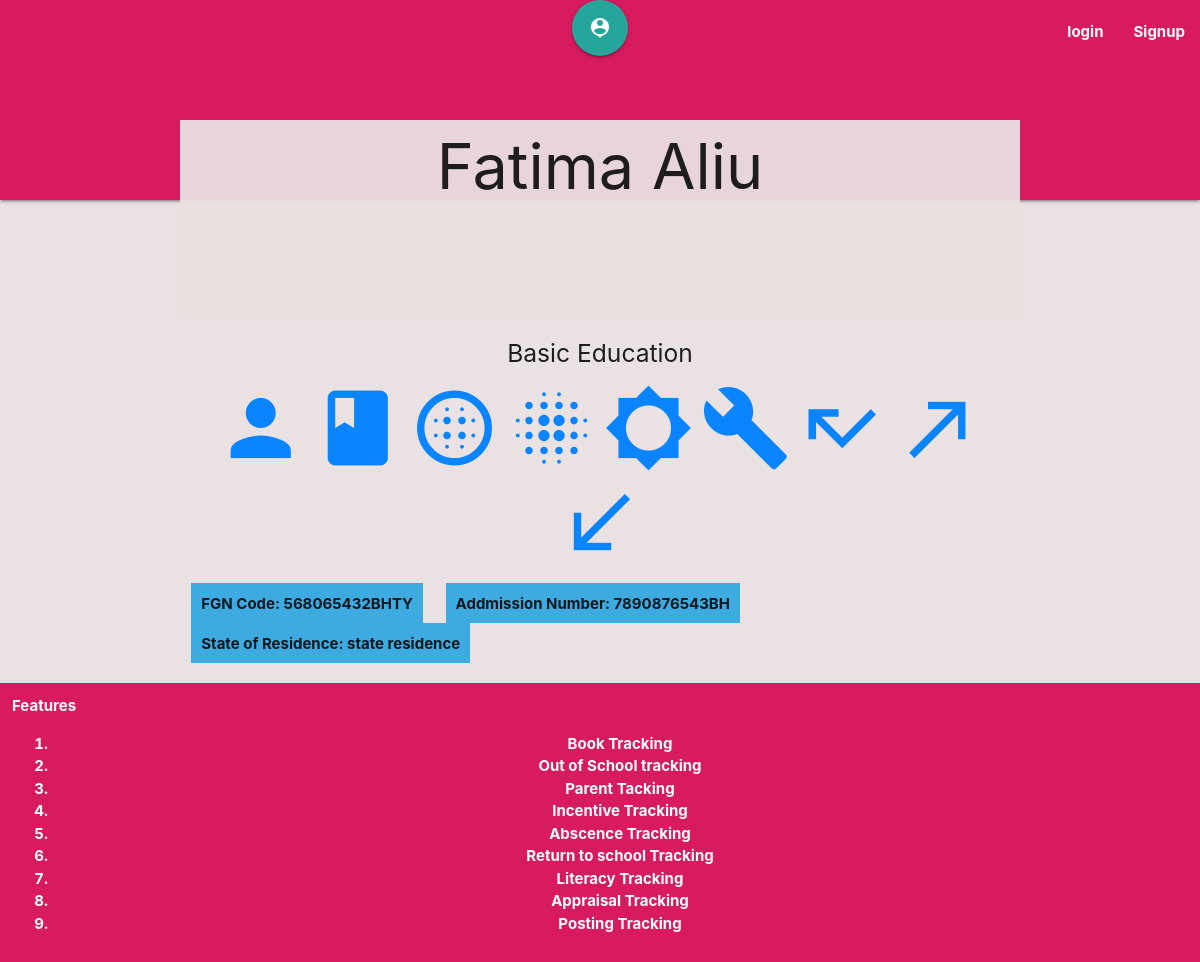
Page /details/4/fatima-aliu on the committed database.
### app/models.py (models this page shows, shortened)
class Student(models.Model):
    GENDER = (
        ('M', 'Male'),
        ('F', 'Female'),
    )
    created_by = models.ForeignKey(User, on_delete=models.CASCADE)
    federal_goverment_code = models.CharField(max_length=300, blank=True, null=True)
    addmission_number_of_student = models.CharField(max_length=300, blank=True, null=True)
    full_name = models.CharField(max_length=300)
    slug = models.SlugField(max_length=300, verbose_name = "slug")
    gender = models.CharField(max_length=1, choices=GENDER, blank=True, null=True)
    current_passport_photograph = models.ImageField(default='default.jpg',
                         blank=True, null=True)
    address = models.CharField(max_length=200, default='address',
                         blank=True, null=True)
    city = models.CharField(max_length=100, default='city',
                         blank=True, null=True)
    local_government_of_origin = models.CharField(max_length=20,
                         null=True, blank=True, default='local origin')
    state_of_origin = models.CharField(max_length=20, null=True, blank=True,
                        default='state origin')
    house_number_and_street_name = models.CharField(max_length=300,
                            blank=True, null=True)
    name_of_town = models.CharField(max_length=300, blank=True, null=True)
    local_government_residence = models.CharField(max_length=20,
                        default='local residence', blank=True, null=True)
    state_residence = models.CharField(max_length=20, null=True,
                        default='state residence', blank=True)
    date_of_birth = models.DateField( blank=True, null=True, help_text="YYYY-MM-DD")
    place_of_birth = models.CharField(max_length=300, blank=True, null=True)
    email_address = models.CharField(max_length=300, blank=True, null=True)
    date_of_admision = models.DateField(max_length=300, blank=True, null=True, help_text="YYYY-MM-DD")
    reason_for_admission = models.CharField(max_length=300, blank=True, null=True)
    admission_entry_point = models.CharField(max_length=300, blank=True, null=True)
    def __str__(self):
        return self.full_name

### app/views.py (the view)
# urls.py: path('details/<int:pk>/<slug:slug>', DetailStudentView.as_view(),
class DetailStudentView(DetailView):
        template_name = 'student/details.html'
        model = Student
        content_type = None
        pk_url_kwarg = 'pk'
        query_pk_and_slug = True
        slug_url_kwarg = 'slug'
        def get_context_data(self, **kwargs):
                context = super().get_context_data(**kwargs)
                context['parent'] = Parent.objects.filter(
                        student = Student.objects.get(id=self.kwargs['pk'])
                        )
                context['books'] = Book.objects.filter(
                        owned_by = Student.objects.get(id=self.kwargs['pk'])
                        )
                context['literacy'] = Literacy.objects.filter(
                        student = Student.objects.get(id=self.kwargs['pk'])
                        )
                context['attendance'] = Attendance.objects.filter(
                        student = Student.objects.get(id=self.kwargs['pk'])
                        )
                context['incentive'] = Incentive.objects.filter(
                        student = Student.objects.get(id=self.kwargs['pk'])
                        )
                context['appraisal'] = Appraisal.objects.filter(
                        student = Student.objects.get(id=self.kwargs['pk'])
                        )
                context['posting'] = Posting.objects.filter(
                        student = Student.objects.get(id=self.kwargs['pk'])
                        )
                context['absence'] = AbsenceRecord.objects.filter(
                        student = Student.objects.get(id=self.kwargs['pk'])
                        )
                context['out'] = OutOfSchool.objects.filter(
                        student = Student.objects.get(id=self.kwargs['pk'])
                        )
                context['return'] = ReturnToSchool.objects.filter(
                        student = Student.objects.get(id=self.kwargs['pk'])
                        )
                context['feeding'] = Feeding.objects.filter(
                        student = Student.objects.get(id=self.kwargs['pk'])
                        )
                return context

### app/templates/student/details.html (shortened to what this page needs)
{% extends "base.html" %}
  {% block heading %}
    <div class=" container">
        <div class="">
            <h1 class="">{{ object }}</h1>
        </div>
    </div>
  {% endblock heading %}
  {% block content %}
    <div class="row">
        <div class="container"><h5 class="bold">{{object.reason_for_admission}}<br>
            <h5><a href="{% url 'student:parent' object.pk object.slug %}"><i class="material-icons large">person</i></a>
            <a href="{% url 'student:book' object.pk object.slug%}" class=""><i class="material-icons large">book</i></a>
            <a href="{% url 'student:literacy' object.pk object.slug%}" class=""><i class="material-icons large">blur_circular</i></a>
            <a href="{% url 'student:incentive' object.pk object.slug%}" class=""><i class="material-icons large">blur_on</i></a>
            <a href="{% url 'student:appraisal' object.pk object.slug%}" class=""><i class="material-icons large">brightness_5</i></a>
            <a href="{% url 'student:posting' object.pk object.slug%}" class=""><i class="material-icons large">build</i></a>
            <a href="{% url 'student:absence' object.pk object.slug%}" class=""><i class="material-icons large">call_missed</i></a>
            <a href="{% url 'student:out' object.pk object.slug%}" class=""><i class="material-icons large">call_made</i></a>
            <a href="{% url 'student:return' object.pk object.slug%}" class=""><i class="material-icons large">call_received</i></a></h5>
            <div class="col">
                <div class="dashboard">FGN Code: {{object.federal_goverment_code}}</div>
            </div>
            <div class="col">
                <div class="dashboard">Addmission Number: {{object.addmission_number_of_student}}</div>
            </div>
            <div class="col">
                <div class="dashboard">State of Residence: {{object.state_residence}}</div>
            </div>
        </div>
    </div>
  {% endblock content %}

### app/static/css/style.css (style rules this page uses)
html { box-sizing: border-box; }
*, *::before, *::after { box-sizing: inherit; }
body { background-color: rgba(233, 225, 225, 0.945); font-family: -apple-system, BlinkMacSystemFont, "segoe ui", "helvetica neue", helvetica, ubuntu, roboto, noto, arial, sans-serif; margin: 0; }
a { color: #0a84ff; text-decoration: none; }
div h5 { text-align: center; }
div h1 { text-align: center; margin: -80px 0px 20px 0px; font-weight: normal; position: relative; background-color:rgba(233, 225, 225, 0.945); height: 200px; padding: 12px; }
.dashboard { height: 40px; background-color: rgb(61, 171, 223); text-align: center; padding: 10px; font-weight: bold; }

### rows in the picture
Student: full_name "Fatima Aliu", reason_for_admission "Basic Education", federal_goverment_code "568065432BHTY", addmission_number_of_student "7890876543BH", state_residence "state residence"
